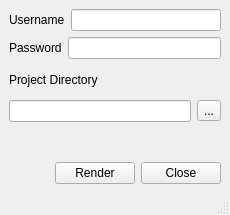
<?xml version="1.0" encoding="UTF-8"?>
<ui version="4.0">
 <class>MainWindow</class>
 <widget class="QMainWindow" name="MainWindow">
  <property name="geometry">
   <rect>
    <x>0</x>
    <y>0</y>
    <width>230</width>
    <height>215</height>
   </rect>
  </property>
  <property name="sizePolicy">
   <sizepolicy hsizetype="Fixed" vsizetype="Fixed">
    <horstretch>0</horstretch>
    <verstretch>0</verstretch>
   </sizepolicy>
  </property>
  <property name="minimumSize">
   <size>
    <width>230</width>
    <height>215</height>
   </size>
  </property>
  <property name="maximumSize">
   <size>
    <width>230</width>
    <height>215</height>
   </size>
  </property>
  <property name="windowTitle">
   <string>Sliced Render</string>
  </property>
  <widget class="QWidget" name="centralwidget">
   <layout class="QVBoxLayout" name="verticalLayout">
    <item>
     <layout class="QHBoxLayout" name="horizontalLayout">
      <item>
       <widget class="QLabel" name="label_3">
        <property name="text">
         <string>Username</string>
        </property>
       </widget>
      </item>
      <item>
       <widget class="QLineEdit" name="usernameBox"/>
      </item>
     </layout>
    </item>
    <item>
     <layout class="QHBoxLayout" name="horizontalLayout_2">
      <item>
       <widget class="QLabel" name="label_4">
        <property name="text">
         <string>Password</string>
        </property>
       </widget>
      </item>
      <item>
       <widget class="QLineEdit" name="passwordBox">
        <property name="echoMode">
         <enum>QLineEdit::Password</enum>
        </property>
       </widget>
      </item>
     </layout>
    </item>
    <item>
     <widget class="QLabel" name="label">
      <property name="text">
       <string>Project Directory</string>
      </property>
     </widget>
    </item>
    <item>
     <layout class="QHBoxLayout" name="horizontalLayout_4">
      <item>
       <widget class="QLineEdit" name="projectBox"/>
      </item>
      <item>
       <widget class="QToolButton" name="browseButton">
        <property name="text">
         <string>...</string>
        </property>
       </widget>
      </item>
     </layout>
    </item>
    <item>
     <widget class="QLabel" name="statusLabel">
      <property name="styleSheet">
       <string notr="true">color: lightgreen</string>
      </property>
      <property name="text">
       <string/>
      </property>
     </widget>
    </item>
    <item>
     <layout class="QHBoxLayout" name="horizontalLayout_3">
      <item>
       <spacer name="horizontalSpacer">
        <property name="orientation">
         <enum>Qt::Horizontal</enum>
        </property>
        <property name="sizeHint" stdset="0">
         <size>
          <width>40</width>
          <height>20</height>
         </size>
        </property>
       </spacer>
      </item>
      <item>
       <widget class="QPushButton" name="renderButton">
        <property name="minimumSize">
         <size>
          <width>75</width>
          <height>0</height>
         </size>
        </property>
        <property name="text">
         <string>Render</string>
        </property>
       </widget>
      </item>
      <item>
       <widget class="QPushButton" name="closeButton">
        <property name="minimumSize">
         <size>
          <width>75</width>
          <height>0</height>
         </size>
        </property>
        <property name="text">
         <string>Close</string>
        </property>
       </widget>
      </item>
     </layout>
    </item>
   </layout>
  </widget>
  <widget class="QMenuBar" name="menubar">
   <property name="geometry">
    <rect>
     <x>0</x>
     <y>0</y>
     <width>230</width>
     <height>21</height>
    </rect>
   </property>
  </widget>
  <widget class="QStatusBar" name="statusBar"/>
 </widget>
 <resources/>
 <connections>
  <connection>
   <sender>closeButton</sender>
   <signal>clicked()</signal>
   <receiver>MainWindow</receiver>
   <slot>close()</slot>
   <hints>
    <hint type="sourcelabel">
     <x>166</x>
     <y>328</y>
    </hint>
    <hint type="destinationlabel">
     <x>213</x>
     <y>349</y>
    </hint>
   </hints>
  </connection>
 </connections>
</ui>
